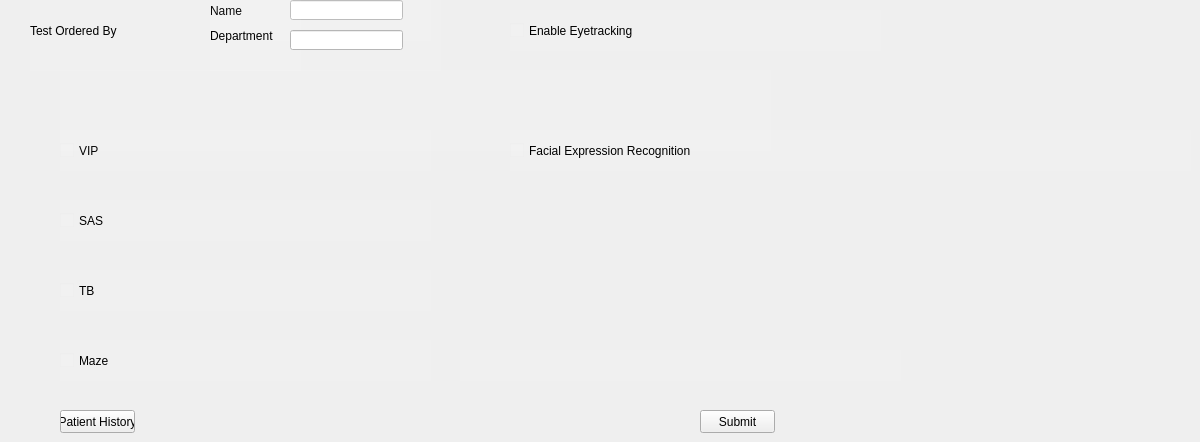
            <widget class="QWidget" name="page">
             <widget class="QPushButton" name="historyButton">
              <property name="geometry">
               <rect>
                <x>60</x>
                <y>410</y>
                <width>75</width>
                <height>23</height>
               </rect>
              </property>
              <property name="text">
               <string>Patient History</string>
              </property>
             </widget>
             <widget class="QCheckBox" name="vipBox">
              <property name="geometry">
               <rect>
                <x>60</x>
                <y>130</y>
                <width>371</width>
                <height>41</height>
               </rect>
              </property>
              <property name="styleSheet">
               <string notr="true">font: 24pt &quot;MS Shell Dlg 2&quot;;
background-color: rgba(255, 255, 255,10);</string>
              </property>
              <property name="text">
               <string>VIP</string>
              </property>
             </widget>
             <widget class="QCheckBox" name="sasBox">
              <property name="geometry">
               <rect>
                <x>60</x>
                <y>200</y>
                <width>371</width>
                <height>41</height>
               </rect>
              </property>
              <property name="styleSheet">
               <string notr="true">font: 24pt &quot;MS Shell Dlg 2&quot;;
background-color: rgba(255, 255, 255,10);</string>
              </property>
              <property name="text">
               <string>SAS</string>
              </property>
             </widget>
             <widget class="QCheckBox" name="tbBox">
              <property name="geometry">
               <rect>
                <x>60</x>
                <y>270</y>
                <width>371</width>
                <height>41</height>
               </rect>
              </property>
              <property name="styleSheet">
               <string notr="true">font: 24pt &quot;MS Shell Dlg 2&quot;;
background-color: rgba(255, 255, 255,10);</string>
              </property>
              <property name="text">
               <string>TB</string>
              </property>
             </widget>
             <widget class="QCheckBox" name="mazeBox">
              <property name="geometry">
               <rect>
                <x>60</x>
                <y>340</y>
                <width>371</width>
                <height>41</height>
               </rect>
              </property>
              <property name="styleSheet">
               <string notr="true">font: 24pt &quot;MS Shell Dlg 2&quot;;
background-color: rgba(255, 255, 255,10);</string>
              </property>
              <property name="text">
               <string>Maze</string>
              </property>
             </widget>
             <widget class="QLabel" name="patientInfoButton">
              <property name="geometry">
               <rect>
                <x>60</x>
                <y>70</y>
                <width>711</width>
                <height>81</height>
               </rect>
              </property>
              <property name="styleSheet">
               <string notr="true">background-color: rgba(255, 255, 255,10);</string>
              </property>
              <property name="text">
               <string/>
              </property>
             </widget>
             <widget class="QPushButton" name="submitButton">
              <property name="geometry">
               <rect>
                <x>700</x>
                <y>410</y>
                <width>75</width>
                <height>23</height>
               </rect>
              </property>
              <property name="text">
               <string>Submit</string>
              </property>
             </widget>
             <widget class="QLineEdit" name="clinicianNameInput">
              <property name="geometry">
               <rect>
                <x>290</x>
                <y>0</y>
                <width>113</width>
                <height>20</height>
               </rect>
              </property>
              <property name="styleSheet">
               <string notr="true">background-color: #ffffff</string>
              </property>
             </widget>
             <widget class="QLabel" name="testOrderLabel">
              <property name="geometry">
               <rect>
                <x>30</x>
                <y>-10</y>
                <width>271</width>
                <height>81</height>
               </rect>
              </property>
              <property name="styleSheet">
               <string notr="true">background-color: rgba(255, 255, 255,10);</string>
              </property>
              <property name="text">
               <string>Test Ordered By</string>
              </property>
             </widget>
             <widget class="QLabel" name="nameLabel">
              <property name="geometry">
               <rect>
                <x>210</x>
                <y>-20</y>
                <width>221</width>
                <height>61</height>
               </rect>
              </property>
              <property name="styleSheet">
               <string notr="true">background-color: rgba(255, 255, 255,10);</string>
              </property>
              <property name="text">
               <string>Name</string>
              </property>
             </widget>
             <widget class="QLabel" name="departmentLabel">
              <property name="geometry">
               <rect>
                <x>210</x>
                <y>0</y>
                <width>231</width>
                <height>71</height>
               </rect>
              </property>
              <property name="styleSheet">
               <string notr="true">background-color: rgba(255, 255, 255,10);</string>
              </property>
              <property name="text">
               <string>Department</string>
              </property>
             </widget>
             <widget class="QLineEdit" name="departmentInput">
              <property name="geometry">
               <rect>
                <x>290</x>
                <y>30</y>
                <width>113</width>
                <height>20</height>
               </rect>
              </property>
              <property name="styleSheet">
               <string notr="true">background-color: #ffffff</string>
              </property>
             </widget>
             <widget class="QLabel" name="testOrderMessage">
              <property name="geometry">
               <rect>
                <x>460</x>
                <y>350</y>
                <width>441</width>
                <height>31</height>
               </rect>
              </property>
              <property name="styleSheet">
               <string notr="true">background-color: rgba(255, 255, 255,10);</string>
              </property>
              <property name="text">
               <string/>
              </property>
             </widget>
             <widget class="QCheckBox" name="facialBox">
              <property name="geometry">
               <rect>
                <x>510</x>
                <y>130</y>
                <width>681</width>
                <height>41</height>
               </rect>
              </property>
              <property name="styleSheet">
               <string notr="true">font: 24pt &quot;MS Shell Dlg 2&quot;;
background-color: rgba(255, 255, 255,10);</string>
              </property>
              <property name="text">
               <string>Facial Expression Recognition</string>
              </property>
             </widget>
             <widget class="QCheckBox" name="eyetrackingBox">
              <property name="geometry">
               <rect>
                <x>510</x>
                <y>10</y>
                <width>371</width>
                <height>41</height>
               </rect>
              </property>
              <property name="styleSheet">
               <string notr="true">font: 16pt &quot;MS Shell Dlg 2&quot;;
background-color: rgba(255, 255, 255,10);</string>
              </property>
              <property name="text">
               <string>Enable Eyetracking</string>
              </property>
             </widget>
            </widget>
